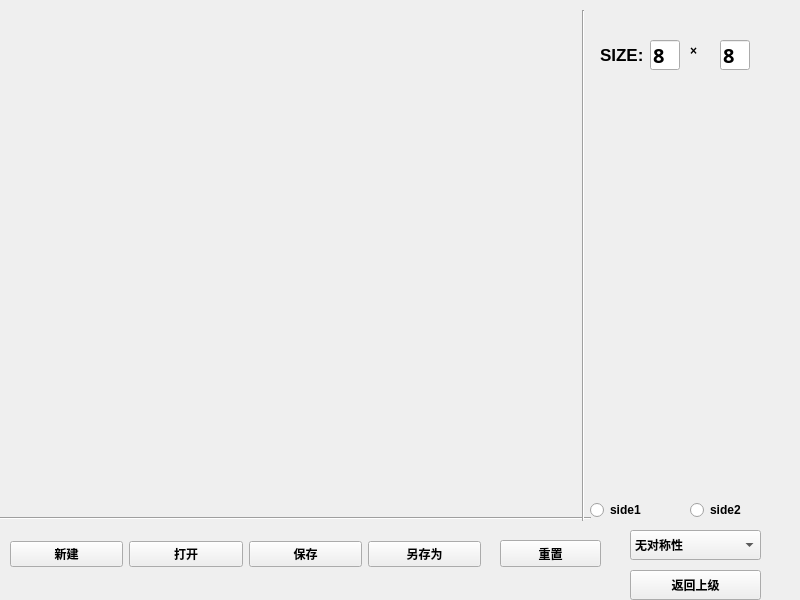
<?xml version="1.0" encoding="UTF-8"?>
<ui version="4.0">
 <class>MapWindow</class>
 <widget class="QWidget" name="MapWindow">
  <property name="geometry">
   <rect>
    <x>0</x>
    <y>0</y>
    <width>800</width>
    <height>600</height>
   </rect>
  </property>
  <property name="font">
   <font>
    <weight>75</weight>
    <bold>true</bold>
   </font>
  </property>
  <property name="windowTitle">
   <string>Form</string>
  </property>
  <widget class="QComboBox" name="symCombo">
   <property name="geometry">
    <rect>
     <x>630</x>
     <y>530</y>
     <width>131</width>
     <height>30</height>
    </rect>
   </property>
   <item>
    <property name="text">
     <string>无对称性</string>
    </property>
   </item>
   <item>
    <property name="text">
     <string>左右对称</string>
    </property>
   </item>
   <item>
    <property name="text">
     <string>上下对称</string>
    </property>
   </item>
   <item>
    <property name="text">
     <string>中心对称</string>
    </property>
   </item>
  </widget>
  <widget class="QPushButton" name="returnButton">
   <property name="geometry">
    <rect>
     <x>630</x>
     <y>570</y>
     <width>131</width>
     <height>30</height>
    </rect>
   </property>
   <property name="text">
    <string>返回上级</string>
   </property>
  </widget>
  <widget class="QWidget" name="verticalLayoutWidget">
   <property name="geometry">
    <rect>
     <x>20</x>
     <y>10</y>
     <width>551</width>
     <height>481</height>
    </rect>
   </property>
   <layout class="QVBoxLayout" name="widget_layout"/>
  </widget>
  <widget class="Line" name="line">
   <property name="geometry">
    <rect>
     <x>0</x>
     <y>510</y>
     <width>591</width>
     <height>16</height>
    </rect>
   </property>
   <property name="orientation">
    <enum>Qt::Horizontal</enum>
   </property>
  </widget>
  <widget class="Line" name="line_2">
   <property name="geometry">
    <rect>
     <x>573</x>
     <y>10</y>
     <width>20</width>
     <height>511</height>
    </rect>
   </property>
   <property name="orientation">
    <enum>Qt::Vertical</enum>
   </property>
  </widget>
  <widget class="QWidget" name="layoutWidget">
   <property name="geometry">
    <rect>
     <x>10</x>
     <y>540</y>
     <width>471</width>
     <height>29</height>
    </rect>
   </property>
   <layout class="QHBoxLayout" name="horizontalLayout">
    <item>
     <widget class="QPushButton" name="newButton">
      <property name="text">
       <string>新建</string>
      </property>
     </widget>
    </item>
    <item>
     <widget class="QPushButton" name="openButton">
      <property name="text">
       <string>打开</string>
      </property>
     </widget>
    </item>
    <item>
     <widget class="QPushButton" name="saveButton">
      <property name="text">
       <string>保存</string>
      </property>
     </widget>
    </item>
    <item>
     <widget class="QPushButton" name="saveAsButton">
      <property name="text">
       <string>另存为</string>
      </property>
     </widget>
    </item>
   </layout>
  </widget>
  <widget class="QRadioButton" name="side1">
   <property name="geometry">
    <rect>
     <x>590</x>
     <y>500</y>
     <width>90</width>
     <height>20</height>
    </rect>
   </property>
   <property name="text">
    <string>side1</string>
   </property>
  </widget>
  <widget class="QRadioButton" name="side2">
   <property name="geometry">
    <rect>
     <x>690</x>
     <y>500</y>
     <width>90</width>
     <height>20</height>
    </rect>
   </property>
   <property name="text">
    <string>side2</string>
   </property>
  </widget>
  <widget class="QPushButton" name="resetButton">
   <property name="geometry">
    <rect>
     <x>500</x>
     <y>540</y>
     <width>101</width>
     <height>27</height>
    </rect>
   </property>
   <property name="text">
    <string>重置</string>
   </property>
  </widget>
  <widget class="QWidget" name="verticalLayoutWidget_2">
   <property name="geometry">
    <rect>
     <x>600</x>
     <y>110</y>
     <width>181</width>
     <height>381</height>
    </rect>
   </property>
   <layout class="QVBoxLayout" name="listLayout"/>
  </widget>
  <widget class="QLabel" name="label">
   <property name="geometry">
    <rect>
     <x>600</x>
     <y>40</y>
     <width>51</width>
     <height>30</height>
    </rect>
   </property>
   <property name="font">
    <font>
     <pointsize>13</pointsize>
     <weight>75</weight>
     <bold>true</bold>
    </font>
   </property>
   <property name="autoFillBackground">
    <bool>true</bool>
   </property>
   <property name="text">
    <string>SIZE:</string>
   </property>
  </widget>
  <widget class="QLineEdit" name="widthEdit">
   <property name="geometry">
    <rect>
     <x>650</x>
     <y>40</y>
     <width>30</width>
     <height>30</height>
    </rect>
   </property>
   <property name="font">
    <font>
     <family>FangSong</family>
     <pointsize>15</pointsize>
    </font>
   </property>
   <property name="text">
    <string>8</string>
   </property>
  </widget>
  <widget class="QLineEdit" name="heightEdit">
   <property name="geometry">
    <rect>
     <x>720</x>
     <y>40</y>
     <width>30</width>
     <height>30</height>
    </rect>
   </property>
   <property name="font">
    <font>
     <family>FangSong</family>
     <pointsize>15</pointsize>
    </font>
   </property>
   <property name="text">
    <string>8</string>
   </property>
  </widget>
  <widget class="QLabel" name="label_2">
   <property name="geometry">
    <rect>
     <x>690</x>
     <y>40</y>
     <width>21</width>
     <height>21</height>
    </rect>
   </property>
   <property name="autoFillBackground">
    <bool>true</bool>
   </property>
   <property name="text">
    <string>×</string>
   </property>
  </widget>
 </widget>
 <resources/>
 <connections/>
</ui>
